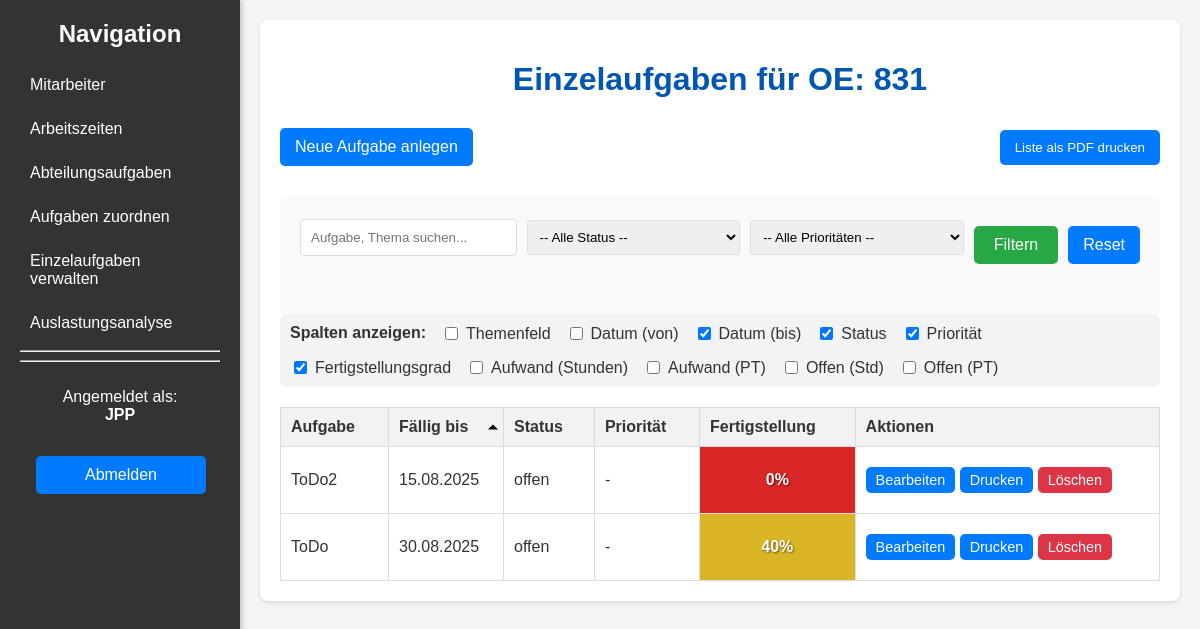
Screenshot of /einzelaufgaben (signed in) with the database file from the repository.
### AZ_v_07 mit Benutzerverwaltung_v2/models.py (models this page shows, shortened)
class User(db.Model, UserMixin):
    id = db.Column(db.Integer, primary_key=True)
    username = db.Column(db.String(100), unique=True, nullable=False)
    password_hash = db.Column(db.String(128))
    oe_number = db.Column(db.String(50), nullable=False)
    is_admin = db.Column(db.Boolean, default=False)

class Einzelaufgabe(db.Model):
    id = db.Column(db.Integer, primary_key=True)
    themenfeld = db.Column(db.String(200), nullable=True)
    aufgabe = db.Column(db.Text, nullable=False)
    datum_von = db.Column(db.Date, nullable=True)
    datum_bis = db.Column(db.Date, nullable=True)
    fertigstellungsgrad = db.Column(db.Integer, nullable=True)
    aufwand_stunden = db.Column(db.Float, nullable=True)
    aufwand_pt = db.Column(db.Float, nullable=True)
    oe_number = db.Column(db.String(50), nullable=False)
    status_id = db.Column(db.Integer, db.ForeignKey('status.id'), nullable=False)
    prioritaet_id = db.Column(db.Integer, db.ForeignKey('prioritaet.id'), nullable=True)
    status = db.relationship('Status', backref='einzelaufgaben')
    prioritaet = db.relationship('Prioritaet', backref='einzelaufgaben')
    mitarbeiter_zuordnung = db.relationship('EinzelaufgabeMitarbeiter', back_populates='einzelaufgabe', lazy=True, cascade="all, delete-orphan")

class Status(db.Model):
    id = db.Column(db.Integer, primary_key=True)
    name = db.Column(db.String(50), nullable=False, unique=True)
    reihenfolge = db.Column(db.Integer, default=0)

### AZ_v_07 mit Benutzerverwaltung_v2/app.py (the view)
@app.route('/einzelaufgaben')
@login_required
def einzelaufgaben():
    search_query = request.args.get('search', '')
    status_filter = request.args.get('status', '')
    prio_filter = request.args.get('prio', '')
    sort_column = request.args.get('sort', 'datum_bis')
    sort_dir = request.args.get('dir', 'asc')
    query = Einzelaufgabe.query.filter_by(oe_number=current_user.oe_number)
    if search_query:
        search_term = f"%{search_query}%"
        query = query.filter(or_(Einzelaufgabe.aufgabe.ilike(search_term), Einzelaufgabe.themenfeld.ilike(search_term)))
    if status_filter:
        query = query.filter(Einzelaufgabe.status_id == status_filter)
    if prio_filter:
        query = query.filter(Einzelaufgabe.prioritaet_id == prio_filter)
    tasks = query.all()
    for task in tasks:
        total_assigned_hours = sum(zuordnung.stunden or 0 for zuordnung in task.mitarbeiter_zuordnung)
        unassigned_stunden = (task.aufwand_stunden or 0) - total_assigned_hours
        task.unassigned_stunden = unassigned_stunden
        task.unassigned_pt = unassigned_stunden / 8
    sort_reverse = (sort_dir == 'desc')
    sort_key_map = {
        'aufgabe': lambda t: t.aufgabe.lower(),
        'themenfeld': lambda t: (t.themenfeld or '').lower(),
        'status': lambda t: t.status.name.lower(),
        'prioritaet': lambda t: (t.prioritaet.name if t.prioritaet else '').lower(),
        'fertigstellungsgrad': lambda t: t.fertigstellungsgrad or 0,
        'datum_bis': lambda t: t.datum_bis if t.datum_bis else date.max,
        'aufwand_pt': lambda t: t.aufwand_pt or 0,
        'unassigned_pt': lambda t: t.unassigned_pt
    }
    sort_key = sort_key_map.get(sort_column, sort_key_map['datum_bis'])
    tasks.sort(key=sort_key, reverse=sort_reverse)
    stati = Status.query.order_by(Status.reihenfolge, Status.name).all()
    priorities = Prioritaet.query.order_by(Prioritaet.reihenfolge, Prioritaet.name).all()
    return render_template('einzelaufgaben.html', tasks=tasks, stati=stati, priorities=priorities)

### AZ_v_07 mit Benutzerverwaltung_v2/app.py (called while the page is built)
@login_manager.user_loader
def load_user(user_id):
    return User.query.get(int(user_id))

### AZ_v_07 mit Benutzerverwaltung_v2/templates/einzelaufgaben.html (shortened to what this page needs)
{% extends "base.html" %}
{% block content %}
<h1>Einzelaufgaben für OE: {{ current_user.oe_number }}</h1>
<div class="action-bar">
    <a href="{{ url_for('add_einzelaufgabe') }}" class="button">Neue Aufgabe anlegen</a>
    <button id="printListButton" class="button">Liste als PDF drucken</button>
</div>
<form method="get" action="{{ url_for('einzelaufgaben') }}">
    <div class="search-container" style="margin-bottom: 20px;">
        <input type="text" id="searchInput" name="search" placeholder="Aufgabe, Thema suchen..." value="{{ request.args.get('search', '') }}">
        <select name="status">
            <option value="">-- Alle Status --</option>
        </select>
        <select name="prio">
            <option value="">-- Alle Prioritäten --</option>
        </select>
        <button type="submit" class="button">Filtern</button>
        <a href="{{ url_for('einzelaufgaben') }}" class="button">Reset</a>
    </div>
</form>
<div class="column-toggle-bar">
    <strong>Spalten anzeigen:</strong>
    <label><input type="checkbox" class="column-toggle" data-column="themenfeld"> Themenfeld</label>
    <label><input type="checkbox" class="column-toggle" data-column="datum_von"> Datum (von)</label>
    <label><input type="checkbox" class="column-toggle" data-column="datum_bis" checked> Datum (bis)</label>
    <label><input type="checkbox" class="column-toggle" data-column="status" checked> Status</label>
    <label><input type="checkbox" class="column-toggle" data-column="prioritaet" checked> Priorität</label>
    <label><input type="checkbox" class="column-toggle" data-column="fertigstellungsgrad" checked> Fertigstellungsgrad</label>
    <label><input type="checkbox" class="column-toggle" data-column="aufwand_stunden"> Aufwand (Stunden)</label>
    <label><input type="checkbox" class="column-toggle" data-column="aufwand_pt"> Aufwand (PT)</label>
    <label><input type="checkbox" class="column-toggle" data-column="unassigned_stunden"> Offen (Std)</label>
    <label><input type="checkbox" class="column-toggle" data-column="unassigned_pt"> Offen (PT)</label>
</div>
<table id="einzelaufgabenTable">
    <thead>
        <tr>
            <th class="sortable-header" data-column="aufgabe">Aufgabe</th>
            <th class="sortable-header optional-col" data-column="datum_bis">Fällig bis</th>
            <th class="sortable-header optional-col" data-column="status">Status</th>
            <th class="sortable-header optional-col" data-column="prioritaet">Priorität</th>
            <th class="sortable-header optional-col" data-column="fertigstellungsgrad">Fertigstellung</th>
            <th>Aktionen</th>
        </tr>
    </thead>
    <tbody>
        {% for task in tasks %}
        <tr>
            <td>{{ task.aufgabe }}</td>
            <td class="optional-col" data-column="datum_bis" data-sort="{{ task.datum_bis.strftime('%Y-%m-%d') if task.datum_bis else '9999-12-31' }}">{{ task.datum_bis.strftime('%d.%m.%Y') if task.datum_bis else '-' }}</td>
            <td class="optional-col" data-column="status">{{ task.status.name }}</td>
            <td class="optional-col" data-column="prioritaet">{{ task.prioritaet.name if task.prioritaet else '-' }}</td>
            {% set hue = (task.fertigstellungsgrad or 0) * 1.2 %}
            <td class="progress-cell optional-col" data-column="fertigstellungsgrad" style="background-color: hsl({{ hue }}, 70%, 50%);">
                {{ task.fertigstellungsgrad or 0 }}%
            </td>
            <td>
                <a href="{{ url_for('edit_einzelaufgabe', task_id=task.id) }}" class="button small">Bearbeiten</a>
                <button onclick="printTaskToPdf({{ task.id }})" class="button small">Drucken</button>
                <form action="{{ url_for('delete_einzelaufgabe', task_id=task.id) }}" method="post" style="display:inline; background:none; border:none; padding:0; margin:0;" onsubmit="return confirm('Soll diese Aufgabe wirklich gelöscht werden?');">
                    <button type="submit" class="button small delete">Löschen</button>
                </form>
            </td>
        </tr>
        {% else %}
        <tr><td colspan="12">Keine Aufgaben für die aktuellen Filter gefunden.</td></tr>
        {% endfor %}
    </tbody>
</table>
{% endblock %}

### AZ_v_07 mit Benutzerverwaltung_v2/templates/base.html (shortened to what this page needs)
<!DOCTYPE html>
<html lang="de">
<head>
    <link rel="stylesheet" href="{{ url_for('static', filename='style.css') }}">
</head>
<body>
    <div class="wrapper">
        {% block sidebar %}
        <div class="sidebar">
            <h2>Navigation</h2>
            <ul>
                <li><a href="{{ url_for('employees') }}">Mitarbeiter</a></li>
                <li><a href="{{ url_for('working_hours_changes') }}">Arbeitszeiten</a></li>
                <li><a href="{{ url_for('department_tasks') }}">Abteilungsaufgaben</a></li>
                <li><a href="{{ url_for('assign_tasks') }}">Aufgaben zuordnen</a></li>
                <li><a href="{{ url_for('einzelaufgaben') }}">Einzelaufgaben verwalten</a></li>
                <li><a href="{{ url_for('workload_analysis') }}">Auslastungsanalyse</a></li>
                <hr>
                <hr>
            </ul>
            <div style="position: relative; top: 10px; width: 100%;">
                 <p style="text-align: center;">Angemeldet als:<br><b>{{ current_user.username }}</b></p>
                 <a href="{{ url_for('logout') }}" class="button" style="width: 70%; margin: 8%;">Abmelden</a>
            </div>
        </div>
        {% endblock %}
        <div class="main-content">
            <div class="container">
                {% block content %}{% endblock %}
            </div>
        </div>
    </div>
</body>
</html>

### AZ_v_07 mit Benutzerverwaltung_v2/static/style.css (style rules this page uses)
body { font-family: Arial, sans-serif; margin: 0; background-color: #f4f4f4; color: #333; }
.wrapper { display: flex; min-height: 100vh; }
.sidebar { width: 200px; background-color: #333; color: white; padding: 20px; box-shadow: 2px 0 5px rgba(0,0,0,0.2); flex-shrink: 0; position: sticky; top: 0; height: 100vh; overflow-y: auto; }
.sidebar h2 { color: white; margin-top: 0; text-align: center; }
.sidebar ul { list-style: none; padding: 0; }
.sidebar ul li { margin-bottom: 10px; }
.sidebar ul li a { text-decoration: none; color: white; display: block; padding: 8px 10px; border-radius: 4px; }
.main-content { flex-grow: 1; padding: 20px; }
.container { max-width: 900px; margin: 0 auto; background-color: #fff; padding: 20px; border-radius: 8px; box-shadow: 0 2px 4px rgba(0, 0, 0, 0.1); }
h1, h2 { color: #0056b3; text-align: center; margin-bottom: 20px; }
table { width: 100%; border-collapse: collapse; margin-top: 20px; }
table, th, td { border: 1px solid #ddd; }
th, td { padding: 10px; text-align: left; }
th { background-color: #f2f2f2; }
.button { display: inline-block; padding: 10px 15px; margin: 10px 0; background-color: #007bff; color: white; text-align: center; text-decoration: none; border-radius: 5px; border: none; cursor: pointer; }
.button.small { padding: 5px 10px; font-size: 0.9em; }
.button.delete { background-color: #dc3545; }
form { background-color: #f9f9f9; padding: 20px; border-radius: 5px; margin-top: 20px; }
form input[type="text"], form input[type="date"], form input[type="number"], form select, form textarea { width: calc(100% - 22px); padding: 10px; margin-bottom: 15px; border: 1px solid #ddd; border-radius: 4px; }
form button[type="submit"] { background-color: #28a745; color: white; padding: 10px 20px; border: none; border-radius: 5px; cursor: pointer; font-size: 1em; }
.search-container { margin-bottom: 20px; text-align: center; }
.search-container input { padding: 8px; width: 50%; max-width: 400px; border: 1px solid #ddd; border-radius: 4px; box-sizing: border-box; }
.sortable-header { cursor: pointer; position: relative; padding-right: 20px; }
.sortable-header::after { content: ''; display: inline-block; position: absolute; right: 5px; top: 50%; transform: translateY(-50%); width: 0; height: 0; border-left: 5px solid transparent; border-right: 5px solid transparent; vertical-align: middle; }
.sortable-header.asc::after { border-bottom: 5px solid #000; }

### AZ_v_07 mit Benutzerverwaltung_v2/templates/einzelaufgaben.html (style rules this page uses)
.action-bar { display: flex; justify-content: space-between; align-items: center; margin-bottom: 10px; }
.search-container { display: flex; gap: 10px; align-items: center; }
.search-container input, .search-container select { padding: 8px; border: 1px solid #ddd; border-radius: 4px; }
.sortable-header { cursor: pointer; position: relative; padding-right: 20px; }
.sortable-header::after { content: ''; display: inline-block; position: absolute; right: 5px; top: 50%; transform: translateY(-50%); width: 0; height: 0; border-left: 5px solid transparent; border-right: 5px solid transparent; vertical-align: middle; }
.sortable-header.asc::after { border-bottom: 5px solid #000; }
.progress-cell { font-weight: bold; color: white; text-shadow: 1px 1px 2px rgba(0,0,0,0.5); text-align: center !important; }
.column-toggle-bar { padding: 10px; background-color: #f1f3f5; border-radius: 5px; margin-bottom: 20px; display: flex; flex-wrap: wrap; gap: 15px; }
.column-toggle-bar label { cursor: pointer; display: inline-flex; align-items: center; gap: 5px; }

### rows the page displays
User: username "JPP", oe_number "831"
Einzelaufgabe: aufgabe "ToDo2", datum_bis "15.08.2025", status.name "offen", prioritaet "-", fertigstellungsgrad "0"
Einzelaufgabe: aufgabe "ToDo", datum_bis "30.08.2025", status.name "offen", prioritaet "-", fertigstellungsgrad "40"
